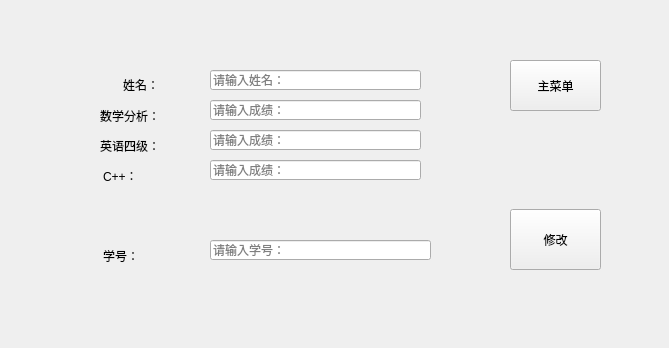
<?xml version="1.0" encoding="UTF-8"?>
<ui version="4.0">
 <class>ModifyStudentWidget</class>
 <widget class="QWidget" name="ModifyStudentWidget">
  <property name="geometry">
   <rect>
    <x>0</x>
    <y>0</y>
    <width>669</width>
    <height>348</height>
   </rect>
  </property>
  <property name="windowTitle">
   <string>Form</string>
  </property>
  <widget class="QPushButton" name="returnButton">
   <property name="geometry">
    <rect>
     <x>510</x>
     <y>60</y>
     <width>91</width>
     <height>51</height>
    </rect>
   </property>
   <property name="text">
    <string>主菜单</string>
   </property>
  </widget>
  <widget class="QLabel" name="nameLabel">
   <property name="geometry">
    <rect>
     <x>123</x>
     <y>69</y>
     <width>71</width>
     <height>31</height>
    </rect>
   </property>
   <property name="text">
    <string>姓名：</string>
   </property>
  </widget>
  <widget class="QLabel" name="mathLabel">
   <property name="geometry">
    <rect>
     <x>100</x>
     <y>100</y>
     <width>81</width>
     <height>31</height>
    </rect>
   </property>
   <property name="text">
    <string>数学分析：</string>
   </property>
  </widget>
  <widget class="QLabel" name="enLabel">
   <property name="geometry">
    <rect>
     <x>100</x>
     <y>130</y>
     <width>71</width>
     <height>31</height>
    </rect>
   </property>
   <property name="text">
    <string>英语四级：</string>
   </property>
  </widget>
  <widget class="QLabel" name="cLabel">
   <property name="geometry">
    <rect>
     <x>103</x>
     <y>160</y>
     <width>91</width>
     <height>31</height>
    </rect>
   </property>
   <property name="text">
    <string>C++：</string>
   </property>
  </widget>
  <widget class="QLabel" name="idLabel">
   <property name="geometry">
    <rect>
     <x>103</x>
     <y>240</y>
     <width>71</width>
     <height>31</height>
    </rect>
   </property>
   <property name="text">
    <string>学号：</string>
   </property>
  </widget>
  <widget class="QLineEdit" name="idLineEdit">
   <property name="geometry">
    <rect>
     <x>210</x>
     <y>240</y>
     <width>221</width>
     <height>20</height>
    </rect>
   </property>
   <property name="placeholderText">
    <string>请输入学号：</string>
   </property>
  </widget>
  <widget class="QPushButton" name="modifyButton">
   <property name="geometry">
    <rect>
     <x>510</x>
     <y>209</y>
     <width>91</width>
     <height>61</height>
    </rect>
   </property>
   <property name="text">
    <string>修改</string>
   </property>
  </widget>
  <widget class="QLineEdit" name="nameLineEdit">
   <property name="geometry">
    <rect>
     <x>210</x>
     <y>70</y>
     <width>211</width>
     <height>20</height>
    </rect>
   </property>
   <property name="placeholderText">
    <string>请输入姓名：</string>
   </property>
  </widget>
  <widget class="QLineEdit" name="mathLineEdit">
   <property name="geometry">
    <rect>
     <x>210</x>
     <y>100</y>
     <width>211</width>
     <height>20</height>
    </rect>
   </property>
   <property name="placeholderText">
    <string>请输入成绩：</string>
   </property>
  </widget>
  <widget class="QLineEdit" name="enLineEdit">
   <property name="geometry">
    <rect>
     <x>210</x>
     <y>130</y>
     <width>211</width>
     <height>20</height>
    </rect>
   </property>
   <property name="placeholderText">
    <string>请输入成绩：</string>
   </property>
  </widget>
  <widget class="QLineEdit" name="cLineEdit">
   <property name="geometry">
    <rect>
     <x>210</x>
     <y>160</y>
     <width>211</width>
     <height>20</height>
    </rect>
   </property>
   <property name="placeholderText">
    <string>请输入成绩：</string>
   </property>
  </widget>
 </widget>
 <resources/>
 <connections/>
</ui>
